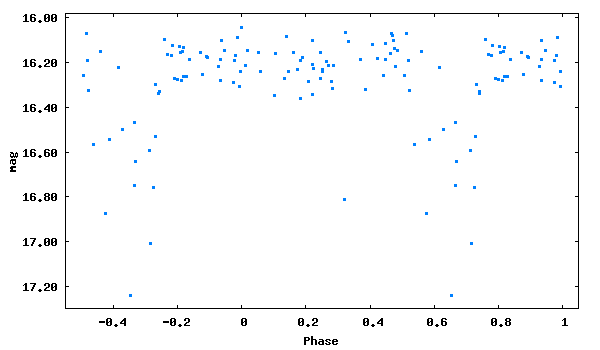

Generate this figure with gnuplot:
set term png size 600,350 medium
set colors classic
set output 'phase_lc_7.png'
set xlabel 'Phase'
set ylabel 'mag'
#set title 'JDmax = 2446709.42200 + 0.7991363 x E'
set format y '%5.2f'
plot [-0.55:1.05][17.30:15.98] "phase_lc_7.dat" linecolor 3 pointtype 5 pointsize 0.3 title ""
